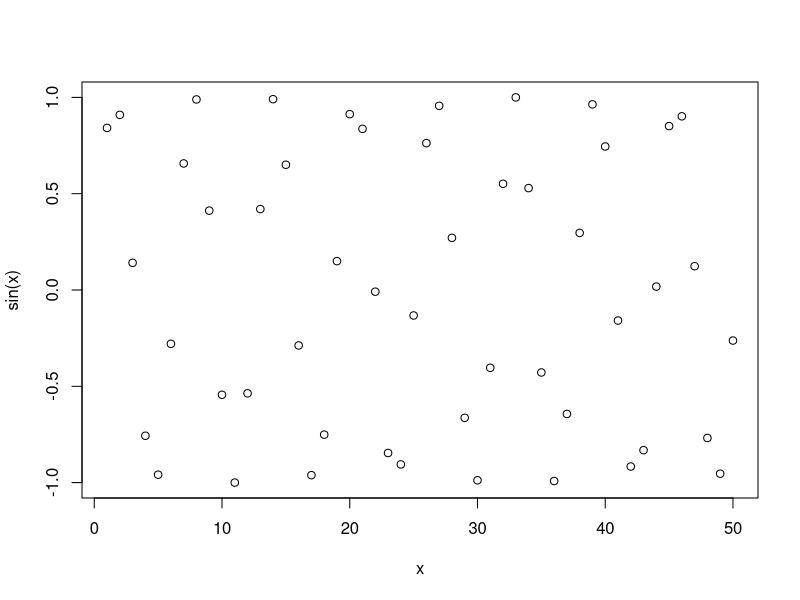
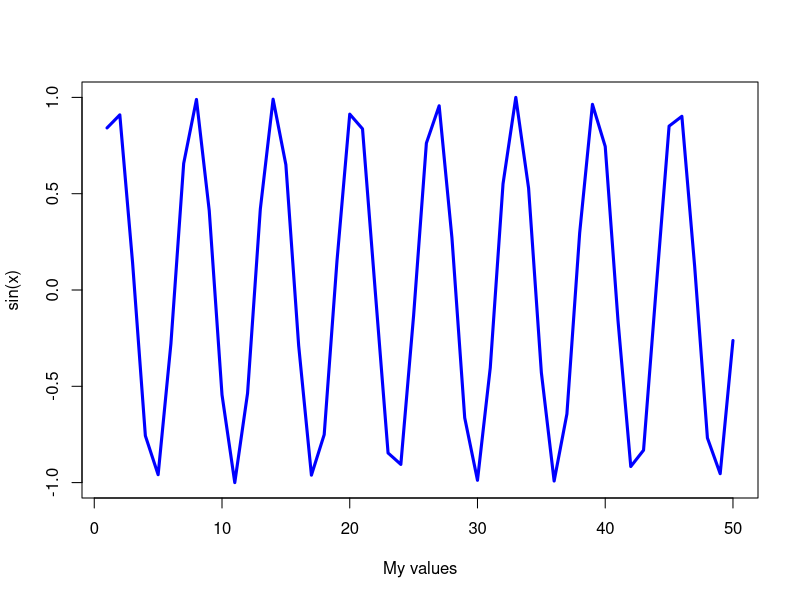

Source code (R) for these figures, in order:
#Here we go!
x <- 1:50

#Generate an initial plot 
plot(x, sin(x))

#Make it a little nicer
plot(x, sin(x), type="l", col="blue", lwd=3, xlab= "My values")
